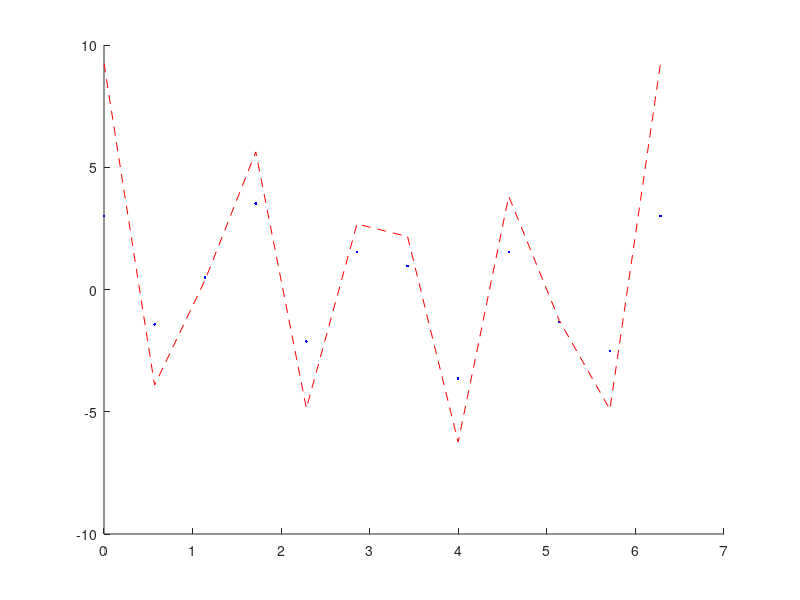

MATLAB code for this plot:
clear all
close all
clc

n = 12;
m = 7;
x = linspace(0.0,2*pi,n);
f = sin(x) + 3*cos(7*x);

% Construcao da matriz A
for i = 1:m+1
    for j = 1:n
        A(j,i) = x(j)^(i-1);
    end
end

At = n*eye(m);
At(1) = At(1)/2;

% Coeficentes a
for j = 0:m
    a(j+1) = 0;
    for k = 1:n
        a(j+1) = a(j+1) + (2/n)*f(k)*cos(j*x(k));
    end
end


% Coeficentes b
for j = 1:m
    b(j) = 0;
    for k = 1:n
        b(j) = b(j) + (2/n)*f(k)*sin(j*x(k));
    end
end

% Agrupando os coeficientes
c = [a, b]

% Calculo de Sm
for i = 1:n
   S(i) = c(1)/2;
   for j = 1:m
       S(i) = S(i) + c(j+1)*cos(j*x(i));
   end
   for j = 1:m
       S(i) = S(i) + c(j+m+1)*sin(j*x(i));
   end
end

hold on
plot(x,f,'b.');
plot(x,S,'r--');
hold off
